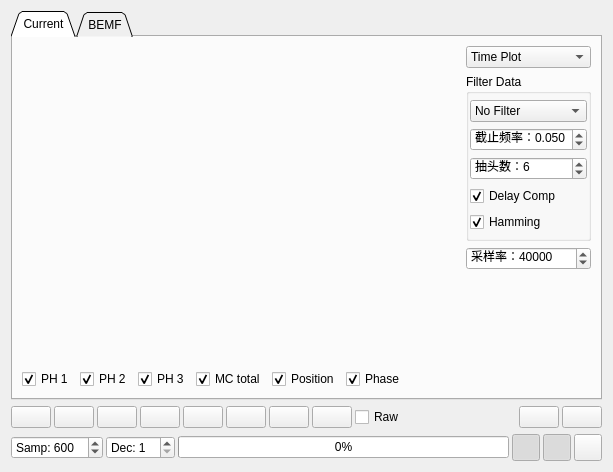
<?xml version="1.0" encoding="UTF-8"?>
<ui version="4.0">
 <class>PageSampledData</class>
 <widget class="QWidget" name="PageSampledData">
  <property name="geometry">
   <rect>
    <x>0</x>
    <y>0</y>
    <width>613</width>
    <height>472</height>
   </rect>
  </property>
  <property name="windowTitle">
   <string>Form</string>
  </property>
  <layout class="QVBoxLayout" name="verticalLayout">
   <item>
    <widget class="QTabWidget" name="tabWidget">
     <property name="tabShape">
      <enum>QTabWidget::TabShape::Triangular</enum>
     </property>
     <property name="currentIndex">
      <number>0</number>
     </property>
     <widget class="QWidget" name="tab_2">
      <attribute name="title">
       <string>Current</string>
      </attribute>
      <layout class="QHBoxLayout" name="horizontalLayout_3" stretch="1,0">
       <item>
        <widget class="QStackedWidget" name="currentStack">
         <property name="currentIndex">
          <number>0</number>
         </property>
         <widget class="QWidget" name="page">
          <layout class="QVBoxLayout" name="verticalLayout_6">
           <property name="leftMargin">
            <number>0</number>
           </property>
           <property name="topMargin">
            <number>0</number>
           </property>
           <property name="rightMargin">
            <number>0</number>
           </property>
           <property name="bottomMargin">
            <number>0</number>
           </property>
           <item>
            <layout class="QVBoxLayout" name="verticalLayout_5">
             <item>
              <widget class="QCustomPlot" name="currentPlot" native="true">
               <property name="sizePolicy">
                <sizepolicy hsizetype="Preferred" vsizetype="Expanding">
                 <horstretch>0</horstretch>
                 <verstretch>0</verstretch>
                </sizepolicy>
               </property>
              </widget>
             </item>
             <item>
              <layout class="QHBoxLayout" name="horizontalLayout_14">
               <item>
                <widget class="QCheckBox" name="showCurrent1Box">
                 <property name="text">
                  <string>PH 1</string>
                 </property>
                 <property name="checked">
                  <bool>true</bool>
                 </property>
                </widget>
               </item>
               <item>
                <widget class="QCheckBox" name="showCurrent2Box">
                 <property name="text">
                  <string>PH 2</string>
                 </property>
                 <property name="checked">
                  <bool>true</bool>
                 </property>
                </widget>
               </item>
               <item>
                <widget class="QCheckBox" name="showCurrent3Box">
                 <property name="text">
                  <string>PH 3</string>
                 </property>
                 <property name="checked">
                  <bool>true</bool>
                 </property>
                </widget>
               </item>
               <item>
                <widget class="QCheckBox" name="showMcTotalCurrentBox">
                 <property name="text">
                  <string>MC total</string>
                 </property>
                 <property name="checked">
                  <bool>true</bool>
                 </property>
                </widget>
               </item>
               <item>
                <widget class="QCheckBox" name="showPosCurrentBox">
                 <property name="text">
                  <string>Position</string>
                 </property>
                 <property name="checked">
                  <bool>true</bool>
                 </property>
                </widget>
               </item>
               <item>
                <widget class="QCheckBox" name="showPhaseBox">
                 <property name="toolTip">
                  <string>Show FOC motor phase</string>
                 </property>
                 <property name="text">
                  <string>Phase</string>
                 </property>
                 <property name="checked">
                  <bool>true</bool>
                 </property>
                </widget>
               </item>
               <item>
                <spacer name="horizontalSpacer_3">
                 <property name="orientation">
                  <enum>Qt::Orientation::Horizontal</enum>
                 </property>
                 <property name="sizeHint" stdset="0">
                  <size>
                   <width>0</width>
                   <height>20</height>
                  </size>
                 </property>
                </spacer>
               </item>
              </layout>
             </item>
            </layout>
           </item>
          </layout>
         </widget>
         <widget class="QWidget" name="page_2">
          <layout class="QHBoxLayout" name="horizontalLayout_6">
           <property name="leftMargin">
            <number>0</number>
           </property>
           <property name="topMargin">
            <number>0</number>
           </property>
           <property name="rightMargin">
            <number>0</number>
           </property>
           <property name="bottomMargin">
            <number>0</number>
           </property>
           <item>
            <widget class="QSplitter" name="splitter">
             <property name="orientation">
              <enum>Qt::Orientation::Horizontal</enum>
             </property>
             <widget class="QWidget" name="layoutWidget_3">
              <layout class="QVBoxLayout" name="verticalLayout_8">
               <item>
                <widget class="QCustomPlot" name="filterResponsePlot" native="true"/>
               </item>
               <item>
                <widget class="QCheckBox" name="filterLogScaleBox">
                 <property name="text">
                  <string>Logscale</string>
                 </property>
                </widget>
               </item>
              </layout>
             </widget>
             <widget class="QWidget" name="layoutWidget_4">
              <layout class="QVBoxLayout" name="verticalLayout_10">
               <item>
                <widget class="QCustomPlot" name="filterPlot" native="true"/>
               </item>
               <item>
                <widget class="QCheckBox" name="filterScatterBox">
                 <property name="text">
                  <string>Scatterplot</string>
                 </property>
                </widget>
               </item>
              </layout>
             </widget>
            </widget>
           </item>
          </layout>
         </widget>
        </widget>
       </item>
       <item>
        <layout class="QVBoxLayout" name="verticalLayout_4" stretch="0,0,0,1">
         <item>
          <widget class="QComboBox" name="plotModeBox">
           <property name="toolTip">
            <string>Select what to plot</string>
           </property>
           <item>
            <property name="text">
             <string>Time Plot</string>
            </property>
           </item>
           <item>
            <property name="text">
             <string>FFT Plot</string>
            </property>
           </item>
           <item>
            <property name="text">
             <string>Filter Plot</string>
            </property>
           </item>
          </widget>
         </item>
         <item>
          <widget class="QGroupBox" name="groupBox">
           <property name="title">
            <string>Filter Data</string>
           </property>
           <layout class="QVBoxLayout" name="verticalLayout_3">
            <property name="leftMargin">
             <number>1</number>
            </property>
            <property name="topMargin">
             <number>6</number>
            </property>
            <property name="rightMargin">
             <number>1</number>
            </property>
            <property name="bottomMargin">
             <number>6</number>
            </property>
            <item>
             <widget class="QComboBox" name="filterBox">
              <item>
               <property name="text">
                <string>No Filter</string>
               </property>
              </item>
              <item>
               <property name="text">
                <string>FIR Filter</string>
               </property>
              </item>
              <item>
               <property name="text">
                <string>Mean Filter</string>
               </property>
              </item>
             </widget>
            </item>
            <item>
             <widget class="QDoubleSpinBox" name="currentFilterFreqBox">
              <property name="toolTip">
               <string>FIR filter stop frequency</string>
              </property>
              <property name="prefix">
               <string>截止频率：</string>
              </property>
              <property name="decimals">
               <number>3</number>
              </property>
              <property name="maximum">
               <double>0.500000000000000</double>
              </property>
              <property name="singleStep">
               <double>0.005000000000000</double>
              </property>
              <property name="value">
               <double>0.050000000000000</double>
              </property>
             </widget>
            </item>
            <item>
             <widget class="QSpinBox" name="currentFilterTapBox">
              <property name="toolTip">
               <string>FIR filter taps</string>
              </property>
              <property name="prefix">
               <string>抽头数：</string>
              </property>
              <property name="minimum">
               <number>1</number>
              </property>
              <property name="maximum">
               <number>10</number>
              </property>
              <property name="value">
               <number>6</number>
              </property>
             </widget>
            </item>
            <item>
             <widget class="QCheckBox" name="compDelayBox">
              <property name="toolTip">
               <string>Compensate for filter delay</string>
              </property>
              <property name="text">
               <string>Delay Comp</string>
              </property>
              <property name="checked">
               <bool>true</bool>
              </property>
             </widget>
            </item>
            <item>
             <widget class="QCheckBox" name="hammingBox">
              <property name="toolTip">
               <string>Use Hamming window</string>
              </property>
              <property name="text">
               <string>Hamming</string>
              </property>
              <property name="checked">
               <bool>true</bool>
              </property>
             </widget>
            </item>
           </layout>
          </widget>
         </item>
         <item>
          <widget class="QSpinBox" name="fftFreqBox">
           <property name="toolTip">
            <string>Sampling frequency to calculate FFT time axis at</string>
           </property>
           <property name="prefix">
            <string>采样率：</string>
           </property>
           <property name="minimum">
            <number>1</number>
           </property>
           <property name="maximum">
            <number>200000</number>
           </property>
           <property name="singleStep">
            <number>1000</number>
           </property>
           <property name="value">
            <number>40000</number>
           </property>
          </widget>
         </item>
         <item>
          <spacer name="verticalSpacer">
           <property name="orientation">
            <enum>Qt::Orientation::Vertical</enum>
           </property>
           <property name="sizeHint" stdset="0">
            <size>
             <width>10</width>
             <height>10</height>
            </size>
           </property>
          </spacer>
         </item>
        </layout>
       </item>
      </layout>
     </widget>
     <widget class="QWidget" name="tab">
      <attribute name="title">
       <string>BEMF</string>
      </attribute>
      <layout class="QVBoxLayout" name="verticalLayout_2">
       <item>
        <widget class="QCustomPlot" name="voltagePlot" native="true">
         <property name="sizePolicy">
          <sizepolicy hsizetype="Preferred" vsizetype="MinimumExpanding">
           <horstretch>0</horstretch>
           <verstretch>0</verstretch>
          </sizepolicy>
         </property>
        </widget>
       </item>
       <item>
        <layout class="QHBoxLayout" name="horizontalLayout_4">
         <item>
          <widget class="QCheckBox" name="showPh1Box">
           <property name="text">
            <string>PH 1</string>
           </property>
           <property name="checked">
            <bool>true</bool>
           </property>
          </widget>
         </item>
         <item>
          <widget class="QCheckBox" name="showPh2Box">
           <property name="text">
            <string>PH 2</string>
           </property>
           <property name="checked">
            <bool>true</bool>
           </property>
          </widget>
         </item>
         <item>
          <widget class="QCheckBox" name="showPh3Box">
           <property name="text">
            <string>PH 3</string>
           </property>
           <property name="checked">
            <bool>true</bool>
           </property>
          </widget>
         </item>
         <item>
          <widget class="QCheckBox" name="showVirtualGndBox">
           <property name="text">
            <string>Virtual Ground</string>
           </property>
           <property name="checked">
            <bool>true</bool>
           </property>
          </widget>
         </item>
         <item>
          <widget class="QCheckBox" name="showPosVoltageBox">
           <property name="text">
            <string>Position</string>
           </property>
           <property name="checked">
            <bool>true</bool>
           </property>
          </widget>
         </item>
         <item>
          <widget class="QCheckBox" name="showPhaseVoltageBox">
           <property name="toolTip">
            <string>Show FOC motor phase</string>
           </property>
           <property name="text">
            <string>Phase</string>
           </property>
           <property name="checked">
            <bool>true</bool>
           </property>
          </widget>
         </item>
         <item>
          <spacer name="horizontalSpacer_2">
           <property name="orientation">
            <enum>Qt::Orientation::Horizontal</enum>
           </property>
           <property name="sizeHint" stdset="0">
            <size>
             <width>0</width>
             <height>20</height>
            </size>
           </property>
          </spacer>
         </item>
         <item>
          <widget class="QCheckBox" name="truncateBox">
           <property name="toolTip">
            <string>Truncate conducting phases</string>
           </property>
           <property name="text">
            <string>Truncate</string>
           </property>
          </widget>
         </item>
        </layout>
       </item>
      </layout>
     </widget>
    </widget>
   </item>
   <item>
    <layout class="QHBoxLayout" name="horizontalLayout_2">
     <property name="spacing">
      <number>3</number>
     </property>
     <item>
      <widget class="QPushButton" name="sampleNowButton">
       <property name="toolTip">
        <string>Sample now</string>
       </property>
       <property name="text">
        <string/>
       </property>
      </widget>
     </item>
     <item>
      <widget class="QPushButton" name="sampleStartButton">
       <property name="toolTip">
        <string>Sample when the motor starts</string>
       </property>
       <property name="text">
        <string/>
       </property>
       <property name="iconSize">
        <size>
         <width>16</width>
         <height>16</height>
        </size>
       </property>
      </widget>
     </item>
     <item>
      <widget class="QPushButton" name="sampleTriggerStartButton">
       <property name="toolTip">
        <string>Triggered sampling when the motor starts</string>
       </property>
       <property name="text">
        <string/>
       </property>
       <property name="iconSize">
        <size>
         <width>30</width>
         <height>16</height>
        </size>
       </property>
       <property name="shortcut">
        <string>P</string>
       </property>
      </widget>
     </item>
     <item>
      <widget class="QPushButton" name="sampleTriggerFaultButton">
       <property name="toolTip">
        <string>Triggered sampling at fault codes</string>
       </property>
       <property name="text">
        <string/>
       </property>
       <property name="iconSize">
        <size>
         <width>30</width>
         <height>16</height>
        </size>
       </property>
      </widget>
     </item>
     <item>
      <widget class="QPushButton" name="sampleTriggerStartNosendButton">
       <property name="toolTip">
        <string>Triggered sampling when the motor starts without sending the samples automatically</string>
       </property>
       <property name="text">
        <string/>
       </property>
       <property name="iconSize">
        <size>
         <width>40</width>
         <height>16</height>
        </size>
       </property>
      </widget>
     </item>
     <item>
      <widget class="QPushButton" name="sampleTriggerFaultNosendButton">
       <property name="toolTip">
        <string>Triggered sampling at fault codes without sending the samples automatically</string>
       </property>
       <property name="text">
        <string/>
       </property>
       <property name="iconSize">
        <size>
         <width>40</width>
         <height>16</height>
        </size>
       </property>
      </widget>
     </item>
     <item>
      <widget class="QPushButton" name="sampleLastButton">
       <property name="toolTip">
        <string>Read last samples</string>
       </property>
       <property name="text">
        <string/>
       </property>
      </widget>
     </item>
     <item>
      <widget class="QPushButton" name="sampleStopButton">
       <property name="toolTip">
        <string>Stop sampling</string>
       </property>
       <property name="text">
        <string/>
       </property>
      </widget>
     </item>
     <item>
      <widget class="QCheckBox" name="rawBox">
       <property name="toolTip">
        <string>Use raw ADC values instead of scaled voltages and currents.</string>
       </property>
       <property name="text">
        <string>Raw</string>
       </property>
      </widget>
     </item>
     <item>
      <spacer name="horizontalSpacer">
       <property name="orientation">
        <enum>Qt::Orientation::Horizontal</enum>
       </property>
       <property name="sizeHint" stdset="0">
        <size>
         <width>40</width>
         <height>20</height>
        </size>
       </property>
      </spacer>
     </item>
     <item>
      <widget class="QPushButton" name="loadDataButton">
       <property name="toolTip">
        <string>Load samples from CSV-file</string>
       </property>
       <property name="text">
        <string/>
       </property>
      </widget>
     </item>
     <item>
      <widget class="QPushButton" name="saveDataButton">
       <property name="sizePolicy">
        <sizepolicy hsizetype="Fixed" vsizetype="Fixed">
         <horstretch>0</horstretch>
         <verstretch>0</verstretch>
        </sizepolicy>
       </property>
       <property name="toolTip">
        <string>Save samples to CSV file...</string>
       </property>
       <property name="text">
        <string/>
       </property>
      </widget>
     </item>
    </layout>
   </item>
   <item>
    <layout class="QHBoxLayout" name="horizontalLayout">
     <property name="spacing">
      <number>3</number>
     </property>
     <item>
      <widget class="QSpinBox" name="samplesBox">
       <property name="toolTip">
        <string>Number of samples total, or number of samples before trigger in triggered modes</string>
       </property>
       <property name="prefix">
        <string>Samp: </string>
       </property>
       <property name="maximum">
        <number>1000</number>
       </property>
       <property name="singleStep">
        <number>100</number>
       </property>
       <property name="value">
        <number>600</number>
       </property>
      </widget>
     </item>
     <item>
      <widget class="QSpinBox" name="decimationBox">
       <property name="toolTip">
        <string>Decimation (skip samples to fit more data)</string>
       </property>
       <property name="prefix">
        <string>Dec: </string>
       </property>
       <property name="minimum">
        <number>1</number>
       </property>
       <property name="value">
        <number>1</number>
       </property>
      </widget>
     </item>
     <item>
      <widget class="QProgressBar" name="sampProgBar">
       <property name="value">
        <number>0</number>
       </property>
      </widget>
     </item>
     <item>
      <widget class="QToolButton" name="zoomHButton">
       <property name="sizePolicy">
        <sizepolicy hsizetype="Fixed" vsizetype="Fixed">
         <horstretch>0</horstretch>
         <verstretch>0</verstretch>
        </sizepolicy>
       </property>
       <property name="font">
        <font>
         <pointsize>3</pointsize>
        </font>
       </property>
       <property name="toolTip">
        <string>Enable horizontal zoom</string>
       </property>
       <property name="text">
        <string/>
       </property>
       <property name="iconSize">
        <size>
         <width>20</width>
         <height>20</height>
        </size>
       </property>
       <property name="checkable">
        <bool>true</bool>
       </property>
       <property name="checked">
        <bool>true</bool>
       </property>
      </widget>
     </item>
     <item>
      <widget class="QToolButton" name="zoomVButton">
       <property name="sizePolicy">
        <sizepolicy hsizetype="Fixed" vsizetype="Fixed">
         <horstretch>0</horstretch>
         <verstretch>0</verstretch>
        </sizepolicy>
       </property>
       <property name="font">
        <font>
         <pointsize>3</pointsize>
        </font>
       </property>
       <property name="toolTip">
        <string>Enable vertical zoom</string>
       </property>
       <property name="text">
        <string/>
       </property>
       <property name="iconSize">
        <size>
         <width>20</width>
         <height>20</height>
        </size>
       </property>
       <property name="checkable">
        <bool>true</bool>
       </property>
       <property name="checked">
        <bool>true</bool>
       </property>
      </widget>
     </item>
     <item>
      <widget class="QToolButton" name="rescaleButton">
       <property name="toolTip">
        <string>Rescale plots to fit</string>
       </property>
       <property name="text">
        <string/>
       </property>
       <property name="iconSize">
        <size>
         <width>20</width>
         <height>20</height>
        </size>
       </property>
      </widget>
     </item>
    </layout>
   </item>
  </layout>
 </widget>
 <customwidgets>
  <customwidget>
   <class>QCustomPlot</class>
   <extends>QWidget</extends>
   <header>widgets/qcustomplot.h</header>
   <container>1</container>
  </customwidget>
 </customwidgets>
 <resources/>
 <connections/>
</ui>
